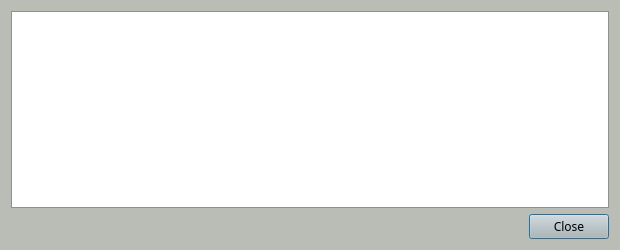
<?xml version="1.0" encoding="UTF-8"?>
<ui version="4.0">
 <class>AtomNodeConfigDialog</class>
 <widget class="QDialog" name="AtomNodeConfigDialog">
  <property name="geometry">
   <rect>
    <x>0</x>
    <y>0</y>
    <width>620</width>
    <height>250</height>
   </rect>
  </property>
  <property name="palette">
   <palette>
    <active>
     <colorrole role="WindowText">
      <brush brushstyle="SolidPattern">
       <color alpha="255">
        <red>0</red>
        <green>0</green>
        <blue>0</blue>
       </color>
      </brush>
     </colorrole>
     <colorrole role="Button">
      <brush brushstyle="SolidPattern">
       <color alpha="255">
        <red>186</red>
        <green>189</green>
        <blue>182</blue>
       </color>
      </brush>
     </colorrole>
     <colorrole role="Light">
      <brush brushstyle="SolidPattern">
       <color alpha="255">
        <red>255</red>
        <green>255</green>
        <blue>255</blue>
       </color>
      </brush>
     </colorrole>
     <colorrole role="Midlight">
      <brush brushstyle="SolidPattern">
       <color alpha="255">
        <red>220</red>
        <green>222</green>
        <blue>218</blue>
       </color>
      </brush>
     </colorrole>
     <colorrole role="Dark">
      <brush brushstyle="SolidPattern">
       <color alpha="255">
        <red>93</red>
        <green>94</green>
        <blue>91</blue>
       </color>
      </brush>
     </colorrole>
     <colorrole role="Mid">
      <brush brushstyle="SolidPattern">
       <color alpha="255">
        <red>124</red>
        <green>126</green>
        <blue>121</blue>
       </color>
      </brush>
     </colorrole>
     <colorrole role="Text">
      <brush brushstyle="SolidPattern">
       <color alpha="255">
        <red>0</red>
        <green>0</green>
        <blue>0</blue>
       </color>
      </brush>
     </colorrole>
     <colorrole role="BrightText">
      <brush brushstyle="SolidPattern">
       <color alpha="255">
        <red>255</red>
        <green>255</green>
        <blue>255</blue>
       </color>
      </brush>
     </colorrole>
     <colorrole role="ButtonText">
      <brush brushstyle="SolidPattern">
       <color alpha="255">
        <red>0</red>
        <green>0</green>
        <blue>0</blue>
       </color>
      </brush>
     </colorrole>
     <colorrole role="Base">
      <brush brushstyle="SolidPattern">
       <color alpha="255">
        <red>255</red>
        <green>255</green>
        <blue>255</blue>
       </color>
      </brush>
     </colorrole>
     <colorrole role="Window">
      <brush brushstyle="SolidPattern">
       <color alpha="255">
        <red>186</red>
        <green>189</green>
        <blue>182</blue>
       </color>
      </brush>
     </colorrole>
     <colorrole role="Shadow">
      <brush brushstyle="SolidPattern">
       <color alpha="255">
        <red>0</red>
        <green>0</green>
        <blue>0</blue>
       </color>
      </brush>
     </colorrole>
     <colorrole role="AlternateBase">
      <brush brushstyle="SolidPattern">
       <color alpha="255">
        <red>220</red>
        <green>222</green>
        <blue>218</blue>
       </color>
      </brush>
     </colorrole>
     <colorrole role="ToolTipBase">
      <brush brushstyle="SolidPattern">
       <color alpha="255">
        <red>255</red>
        <green>255</green>
        <blue>220</blue>
       </color>
      </brush>
     </colorrole>
     <colorrole role="ToolTipText">
      <brush brushstyle="SolidPattern">
       <color alpha="255">
        <red>0</red>
        <green>0</green>
        <blue>0</blue>
       </color>
      </brush>
     </colorrole>
    </active>
    <inactive>
     <colorrole role="WindowText">
      <brush brushstyle="SolidPattern">
       <color alpha="255">
        <red>0</red>
        <green>0</green>
        <blue>0</blue>
       </color>
      </brush>
     </colorrole>
     <colorrole role="Button">
      <brush brushstyle="SolidPattern">
       <color alpha="255">
        <red>186</red>
        <green>189</green>
        <blue>182</blue>
       </color>
      </brush>
     </colorrole>
     <colorrole role="Light">
      <brush brushstyle="SolidPattern">
       <color alpha="255">
        <red>255</red>
        <green>255</green>
        <blue>255</blue>
       </color>
      </brush>
     </colorrole>
     <colorrole role="Midlight">
      <brush brushstyle="SolidPattern">
       <color alpha="255">
        <red>220</red>
        <green>222</green>
        <blue>218</blue>
       </color>
      </brush>
     </colorrole>
     <colorrole role="Dark">
      <brush brushstyle="SolidPattern">
       <color alpha="255">
        <red>93</red>
        <green>94</green>
        <blue>91</blue>
       </color>
      </brush>
     </colorrole>
     <colorrole role="Mid">
      <brush brushstyle="SolidPattern">
       <color alpha="255">
        <red>124</red>
        <green>126</green>
        <blue>121</blue>
       </color>
      </brush>
     </colorrole>
     <colorrole role="Text">
      <brush brushstyle="SolidPattern">
       <color alpha="255">
        <red>0</red>
        <green>0</green>
        <blue>0</blue>
       </color>
      </brush>
     </colorrole>
     <colorrole role="BrightText">
      <brush brushstyle="SolidPattern">
       <color alpha="255">
        <red>255</red>
        <green>255</green>
        <blue>255</blue>
       </color>
      </brush>
     </colorrole>
     <colorrole role="ButtonText">
      <brush brushstyle="SolidPattern">
       <color alpha="255">
        <red>0</red>
        <green>0</green>
        <blue>0</blue>
       </color>
      </brush>
     </colorrole>
     <colorrole role="Base">
      <brush brushstyle="SolidPattern">
       <color alpha="255">
        <red>255</red>
        <green>255</green>
        <blue>255</blue>
       </color>
      </brush>
     </colorrole>
     <colorrole role="Window">
      <brush brushstyle="SolidPattern">
       <color alpha="255">
        <red>186</red>
        <green>189</green>
        <blue>182</blue>
       </color>
      </brush>
     </colorrole>
     <colorrole role="Shadow">
      <brush brushstyle="SolidPattern">
       <color alpha="255">
        <red>0</red>
        <green>0</green>
        <blue>0</blue>
       </color>
      </brush>
     </colorrole>
     <colorrole role="AlternateBase">
      <brush brushstyle="SolidPattern">
       <color alpha="255">
        <red>220</red>
        <green>222</green>
        <blue>218</blue>
       </color>
      </brush>
     </colorrole>
     <colorrole role="ToolTipBase">
      <brush brushstyle="SolidPattern">
       <color alpha="255">
        <red>255</red>
        <green>255</green>
        <blue>220</blue>
       </color>
      </brush>
     </colorrole>
     <colorrole role="ToolTipText">
      <brush brushstyle="SolidPattern">
       <color alpha="255">
        <red>0</red>
        <green>0</green>
        <blue>0</blue>
       </color>
      </brush>
     </colorrole>
    </inactive>
    <disabled>
     <colorrole role="WindowText">
      <brush brushstyle="SolidPattern">
       <color alpha="255">
        <red>93</red>
        <green>94</green>
        <blue>91</blue>
       </color>
      </brush>
     </colorrole>
     <colorrole role="Button">
      <brush brushstyle="SolidPattern">
       <color alpha="255">
        <red>186</red>
        <green>189</green>
        <blue>182</blue>
       </color>
      </brush>
     </colorrole>
     <colorrole role="Light">
      <brush brushstyle="SolidPattern">
       <color alpha="255">
        <red>255</red>
        <green>255</green>
        <blue>255</blue>
       </color>
      </brush>
     </colorrole>
     <colorrole role="Midlight">
      <brush brushstyle="SolidPattern">
       <color alpha="255">
        <red>220</red>
        <green>222</green>
        <blue>218</blue>
       </color>
      </brush>
     </colorrole>
     <colorrole role="Dark">
      <brush brushstyle="SolidPattern">
       <color alpha="255">
        <red>93</red>
        <green>94</green>
        <blue>91</blue>
       </color>
      </brush>
     </colorrole>
     <colorrole role="Mid">
      <brush brushstyle="SolidPattern">
       <color alpha="255">
        <red>124</red>
        <green>126</green>
        <blue>121</blue>
       </color>
      </brush>
     </colorrole>
     <colorrole role="Text">
      <brush brushstyle="SolidPattern">
       <color alpha="255">
        <red>93</red>
        <green>94</green>
        <blue>91</blue>
       </color>
      </brush>
     </colorrole>
     <colorrole role="BrightText">
      <brush brushstyle="SolidPattern">
       <color alpha="255">
        <red>255</red>
        <green>255</green>
        <blue>255</blue>
       </color>
      </brush>
     </colorrole>
     <colorrole role="ButtonText">
      <brush brushstyle="SolidPattern">
       <color alpha="255">
        <red>93</red>
        <green>94</green>
        <blue>91</blue>
       </color>
      </brush>
     </colorrole>
     <colorrole role="Base">
      <brush brushstyle="SolidPattern">
       <color alpha="255">
        <red>186</red>
        <green>189</green>
        <blue>182</blue>
       </color>
      </brush>
     </colorrole>
     <colorrole role="Window">
      <brush brushstyle="SolidPattern">
       <color alpha="255">
        <red>186</red>
        <green>189</green>
        <blue>182</blue>
       </color>
      </brush>
     </colorrole>
     <colorrole role="Shadow">
      <brush brushstyle="SolidPattern">
       <color alpha="255">
        <red>0</red>
        <green>0</green>
        <blue>0</blue>
       </color>
      </brush>
     </colorrole>
     <colorrole role="AlternateBase">
      <brush brushstyle="SolidPattern">
       <color alpha="255">
        <red>186</red>
        <green>189</green>
        <blue>182</blue>
       </color>
      </brush>
     </colorrole>
     <colorrole role="ToolTipBase">
      <brush brushstyle="SolidPattern">
       <color alpha="255">
        <red>255</red>
        <green>255</green>
        <blue>220</blue>
       </color>
      </brush>
     </colorrole>
     <colorrole role="ToolTipText">
      <brush brushstyle="SolidPattern">
       <color alpha="255">
        <red>0</red>
        <green>0</green>
        <blue>0</blue>
       </color>
      </brush>
     </colorrole>
    </disabled>
   </palette>
  </property>
  <property name="font">
   <font>
    <family>Sawasdee</family>
   </font>
  </property>
  <property name="windowTitle">
   <string>Master Node Configuration Template</string>
  </property>
  <layout class="QVBoxLayout" name="verticalLayout">
   <item>
    <widget class="QTextEdit" name="detailText">
     <property name="font">
      <font>
       <family>Sawasdee</family>
      </font>
     </property>
     <property name="toolTip">
      <string>&lt;html&gt;&lt;head/&gt;&lt;body&gt;&lt;p&gt;This pane shows an example ioncoin.conf template with the necessary masternode settings.&lt;/p&gt;&lt;/body&gt;&lt;/html&gt;</string>
     </property>
     <property name="readOnly">
      <bool>true</bool>
     </property>
    </widget>
   </item>
   <item>
    <widget class="QDialogButtonBox" name="buttonBox">
     <property name="font">
      <font>
       <family>Sawasdee</family>
      </font>
     </property>
     <property name="orientation">
      <enum>Qt::Horizontal</enum>
     </property>
     <property name="standardButtons">
      <set>QDialogButtonBox::Close</set>
     </property>
    </widget>
   </item>
  </layout>
 </widget>
 <resources/>
 <connections>
  <connection>
   <sender>buttonBox</sender>
   <signal>accepted()</signal>
   <receiver>AtomNodeConfigDialog</receiver>
   <slot>accept()</slot>
   <hints>
    <hint type="sourcelabel">
     <x>248</x>
     <y>254</y>
    </hint>
    <hint type="destinationlabel">
     <x>157</x>
     <y>274</y>
    </hint>
   </hints>
  </connection>
  <connection>
   <sender>buttonBox</sender>
   <signal>rejected()</signal>
   <receiver>AtomNodeConfigDialog</receiver>
   <slot>reject()</slot>
   <hints>
    <hint type="sourcelabel">
     <x>316</x>
     <y>260</y>
    </hint>
    <hint type="destinationlabel">
     <x>286</x>
     <y>274</y>
    </hint>
   </hints>
  </connection>
 </connections>
</ui>
